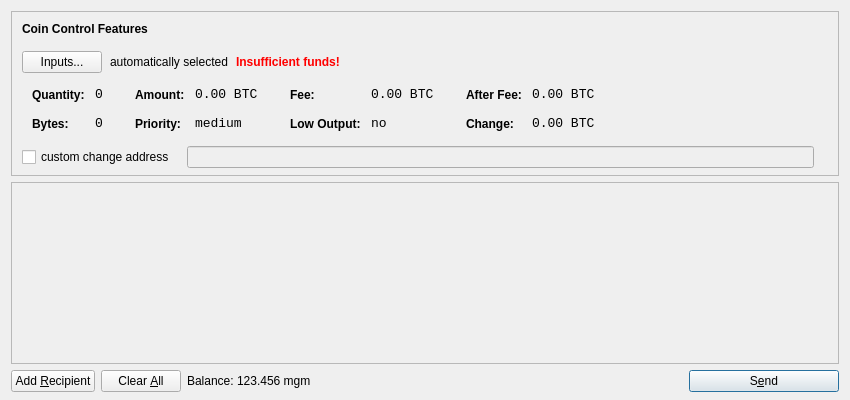
<?xml version="1.0" encoding="UTF-8"?>
<ui version="4.0">
 <class>SendCoinsDialog</class>
 <widget class="QDialog" name="SendCoinsDialog">
  <property name="geometry">
   <rect>
    <x>0</x>
    <y>0</y>
    <width>850</width>
    <height>400</height>
   </rect>
  </property>
  <property name="windowTitle">
   <string>Send Coins</string>
  </property>
  <layout class="QVBoxLayout" name="verticalLayout" stretch="0,1,0">
   <property name="bottomMargin">
    <number>8</number>
   </property>
   <item>
    <widget class="QFrame" name="frameCoinControl">
     <property name="sizePolicy">
      <sizepolicy hsizetype="Expanding" vsizetype="Expanding">
       <horstretch>0</horstretch>
       <verstretch>0</verstretch>
      </sizepolicy>
     </property>
     <property name="maximumSize">
      <size>
       <width>16777215</width>
       <height>16777215</height>
      </size>
     </property>
     <property name="frameShape">
      <enum>QFrame::StyledPanel</enum>
     </property>
     <property name="frameShadow">
      <enum>QFrame::Sunken</enum>
     </property>
     <layout class="QVBoxLayout" name="verticalLayoutCoinControl2">
      <property name="spacing">
       <number>-1</number>
      </property>
      <property name="leftMargin">
       <number>0</number>
      </property>
      <property name="topMargin">
       <number>0</number>
      </property>
      <property name="rightMargin">
       <number>0</number>
      </property>
      <property name="bottomMargin">
       <number>6</number>
      </property>
      <item>
       <layout class="QVBoxLayout" name="verticalLayoutCoinControl" stretch="0,0,0,0,1">
        <property name="spacing">
         <number>0</number>
        </property>
        <property name="leftMargin">
         <number>10</number>
        </property>
        <property name="topMargin">
         <number>10</number>
        </property>
        <item>
         <layout class="QHBoxLayout" name="horizontalLayoutCoinControl1">
          <property name="bottomMargin">
           <number>15</number>
          </property>
          <item>
           <widget class="QLabel" name="labelCoinControlFeatures">
            <property name="sizePolicy">
             <sizepolicy hsizetype="Preferred" vsizetype="Maximum">
              <horstretch>0</horstretch>
              <verstretch>0</verstretch>
             </sizepolicy>
            </property>
            <property name="font">
             <font>
              <weight>75</weight>
              <bold>true</bold>
             </font>
            </property>
            <property name="styleSheet">
             <string notr="true">font-weight:bold;</string>
            </property>
            <property name="text">
             <string>Coin Control Features</string>
            </property>
           </widget>
          </item>
         </layout>
        </item>
        <item>
         <layout class="QHBoxLayout" name="horizontalLayoutCoinControl2" stretch="0,0,0,0">
          <property name="spacing">
           <number>8</number>
          </property>
          <property name="bottomMargin">
           <number>10</number>
          </property>
          <item>
           <widget class="QPushButton" name="pushButtonCoinControl">
            <property name="styleSheet">
             <string notr="true"/>
            </property>
            <property name="text">
             <string>Inputs...</string>
            </property>
           </widget>
          </item>
          <item>
           <widget class="QLabel" name="labelCoinControlAutomaticallySelected">
            <property name="text">
             <string>automatically selected</string>
            </property>
            <property name="margin">
             <number>5</number>
            </property>
           </widget>
          </item>
          <item>
           <widget class="QLabel" name="labelCoinControlInsuffFunds">
            <property name="font">
             <font>
              <weight>75</weight>
              <bold>true</bold>
             </font>
            </property>
            <property name="styleSheet">
             <string notr="true">color:red;font-weight:bold;</string>
            </property>
            <property name="text">
             <string>Insufficient funds!</string>
            </property>
            <property name="margin">
             <number>5</number>
            </property>
           </widget>
          </item>
          <item>
           <spacer name="horizontalSpacerCoinControl">
            <property name="orientation">
             <enum>Qt::Horizontal</enum>
            </property>
            <property name="sizeHint" stdset="0">
             <size>
              <width>40</width>
              <height>1</height>
             </size>
            </property>
           </spacer>
          </item>
         </layout>
        </item>
        <item>
         <widget class="QWidget" name="widgetCoinControl" native="true">
          <property name="sizePolicy">
           <sizepolicy hsizetype="Preferred" vsizetype="Preferred">
            <horstretch>0</horstretch>
            <verstretch>0</verstretch>
           </sizepolicy>
          </property>
          <property name="minimumSize">
           <size>
            <width>0</width>
            <height>0</height>
           </size>
          </property>
          <property name="styleSheet">
           <string notr="true"/>
          </property>
          <layout class="QHBoxLayout" name="horizontalLayoutCoinControl5">
           <property name="margin">
            <number>0</number>
           </property>
           <item>
            <layout class="QHBoxLayout" name="horizontalLayoutCoinControl3" stretch="0,0,0,1">
             <property name="spacing">
              <number>20</number>
             </property>
             <property name="topMargin">
              <number>0</number>
             </property>
             <property name="bottomMargin">
              <number>10</number>
             </property>
             <item>
              <layout class="QFormLayout" name="formLayoutCoinControl1">
               <property name="horizontalSpacing">
                <number>10</number>
               </property>
               <property name="verticalSpacing">
                <number>14</number>
               </property>
               <property name="leftMargin">
                <number>10</number>
               </property>
               <property name="topMargin">
                <number>4</number>
               </property>
               <property name="rightMargin">
                <number>6</number>
               </property>
               <item row="0" column="0">
                <widget class="QLabel" name="labelCoinControlQuantityText">
                 <property name="styleSheet">
                  <string notr="true">font-weight:bold;</string>
                 </property>
                 <property name="text">
                  <string>Quantity:</string>
                 </property>
                 <property name="margin">
                  <number>0</number>
                 </property>
                </widget>
               </item>
               <item row="0" column="1">
                <widget class="QLabel" name="labelCoinControlQuantity">
                 <property name="font">
                  <font>
                   <family>Monospace</family>
                   <pointsize>10</pointsize>
                  </font>
                 </property>
                 <property name="cursor">
                  <cursorShape>IBeamCursor</cursorShape>
                 </property>
                 <property name="contextMenuPolicy">
                  <enum>Qt::ActionsContextMenu</enum>
                 </property>
                 <property name="text">
                  <string notr="true">0</string>
                 </property>
                 <property name="margin">
                  <number>0</number>
                 </property>
                 <property name="textInteractionFlags">
                  <set>Qt::LinksAccessibleByMouse|Qt::TextSelectableByKeyboard|Qt::TextSelectableByMouse</set>
                 </property>
                </widget>
               </item>
               <item row="1" column="0">
                <widget class="QLabel" name="labelCoinControlBytesText">
                 <property name="styleSheet">
                  <string notr="true">font-weight:bold;</string>
                 </property>
                 <property name="text">
                  <string>Bytes:</string>
                 </property>
                </widget>
               </item>
               <item row="1" column="1">
                <widget class="QLabel" name="labelCoinControlBytes">
                 <property name="font">
                  <font>
                   <family>Monospace</family>
                   <pointsize>10</pointsize>
                  </font>
                 </property>
                 <property name="cursor">
                  <cursorShape>IBeamCursor</cursorShape>
                 </property>
                 <property name="contextMenuPolicy">
                  <enum>Qt::ActionsContextMenu</enum>
                 </property>
                 <property name="text">
                  <string notr="true">0</string>
                 </property>
                 <property name="textInteractionFlags">
                  <set>Qt::LinksAccessibleByMouse|Qt::TextSelectableByKeyboard|Qt::TextSelectableByMouse</set>
                 </property>
                </widget>
               </item>
              </layout>
             </item>
             <item>
              <layout class="QFormLayout" name="formLayoutCoinControl2">
               <property name="horizontalSpacing">
                <number>10</number>
               </property>
               <property name="verticalSpacing">
                <number>14</number>
               </property>
               <property name="leftMargin">
                <number>6</number>
               </property>
               <property name="topMargin">
                <number>4</number>
               </property>
               <property name="rightMargin">
                <number>6</number>
               </property>
               <item row="0" column="0">
                <widget class="QLabel" name="labelCoinControlAmountText">
                 <property name="styleSheet">
                  <string notr="true">font-weight:bold;</string>
                 </property>
                 <property name="text">
                  <string>Amount:</string>
                 </property>
                 <property name="margin">
                  <number>0</number>
                 </property>
                </widget>
               </item>
               <item row="0" column="1">
                <widget class="QLabel" name="labelCoinControlAmount">
                 <property name="font">
                  <font>
                   <family>Monospace</family>
                   <pointsize>10</pointsize>
                  </font>
                 </property>
                 <property name="cursor">
                  <cursorShape>IBeamCursor</cursorShape>
                 </property>
                 <property name="contextMenuPolicy">
                  <enum>Qt::ActionsContextMenu</enum>
                 </property>
                 <property name="text">
                  <string notr="true">0.00 BTC</string>
                 </property>
                 <property name="textInteractionFlags">
                  <set>Qt::LinksAccessibleByMouse|Qt::TextSelectableByKeyboard|Qt::TextSelectableByMouse</set>
                 </property>
                </widget>
               </item>
               <item row="1" column="0">
                <widget class="QLabel" name="labelCoinControlPriorityText">
                 <property name="styleSheet">
                  <string notr="true">font-weight:bold;</string>
                 </property>
                 <property name="text">
                  <string>Priority:</string>
                 </property>
                </widget>
               </item>
               <item row="1" column="1">
                <widget class="QLabel" name="labelCoinControlPriority">
                 <property name="font">
                  <font>
                   <family>Monospace</family>
                   <pointsize>10</pointsize>
                  </font>
                 </property>
                 <property name="cursor">
                  <cursorShape>IBeamCursor</cursorShape>
                 </property>
                 <property name="contextMenuPolicy">
                  <enum>Qt::ActionsContextMenu</enum>
                 </property>
                 <property name="text">
                  <string>medium</string>
                 </property>
                 <property name="textInteractionFlags">
                  <set>Qt::LinksAccessibleByMouse|Qt::TextSelectableByKeyboard|Qt::TextSelectableByMouse</set>
                 </property>
                </widget>
               </item>
              </layout>
             </item>
             <item>
              <layout class="QFormLayout" name="formLayoutCoinControl3">
               <property name="horizontalSpacing">
                <number>10</number>
               </property>
               <property name="verticalSpacing">
                <number>14</number>
               </property>
               <property name="leftMargin">
                <number>6</number>
               </property>
               <property name="topMargin">
                <number>4</number>
               </property>
               <property name="rightMargin">
                <number>6</number>
               </property>
               <item row="0" column="0">
                <widget class="QLabel" name="labelCoinControlFeeText">
                 <property name="styleSheet">
                  <string notr="true">font-weight:bold;</string>
                 </property>
                 <property name="text">
                  <string>Fee:</string>
                 </property>
                 <property name="margin">
                  <number>0</number>
                 </property>
                </widget>
               </item>
               <item row="0" column="1">
                <widget class="QLabel" name="labelCoinControlFee">
                 <property name="font">
                  <font>
                   <family>Monospace</family>
                   <pointsize>10</pointsize>
                  </font>
                 </property>
                 <property name="cursor">
                  <cursorShape>IBeamCursor</cursorShape>
                 </property>
                 <property name="contextMenuPolicy">
                  <enum>Qt::ActionsContextMenu</enum>
                 </property>
                 <property name="text">
                  <string notr="true">0.00 BTC</string>
                 </property>
                 <property name="textInteractionFlags">
                  <set>Qt::LinksAccessibleByMouse|Qt::TextSelectableByKeyboard|Qt::TextSelectableByMouse</set>
                 </property>
                </widget>
               </item>
               <item row="1" column="0">
                <widget class="QLabel" name="labelCoinControlLowOutputText">
                 <property name="styleSheet">
                  <string notr="true">font-weight:bold;</string>
                 </property>
                 <property name="text">
                  <string>Low Output:</string>
                 </property>
                </widget>
               </item>
               <item row="1" column="1">
                <widget class="QLabel" name="labelCoinControlLowOutput">
                 <property name="font">
                  <font>
                   <family>Monospace</family>
                   <pointsize>10</pointsize>
                  </font>
                 </property>
                 <property name="cursor">
                  <cursorShape>IBeamCursor</cursorShape>
                 </property>
                 <property name="contextMenuPolicy">
                  <enum>Qt::ActionsContextMenu</enum>
                 </property>
                 <property name="text">
                  <string>no</string>
                 </property>
                 <property name="textInteractionFlags">
                  <set>Qt::LinksAccessibleByMouse|Qt::TextSelectableByKeyboard|Qt::TextSelectableByMouse</set>
                 </property>
                </widget>
               </item>
              </layout>
             </item>
             <item>
              <layout class="QFormLayout" name="formLayoutCoinControl4">
               <property name="horizontalSpacing">
                <number>10</number>
               </property>
               <property name="verticalSpacing">
                <number>14</number>
               </property>
               <property name="leftMargin">
                <number>6</number>
               </property>
               <property name="topMargin">
                <number>4</number>
               </property>
               <property name="rightMargin">
                <number>6</number>
               </property>
               <item row="0" column="0">
                <widget class="QLabel" name="labelCoinControlAfterFeeText">
                 <property name="styleSheet">
                  <string notr="true">font-weight:bold;</string>
                 </property>
                 <property name="text">
                  <string>After Fee:</string>
                 </property>
                 <property name="margin">
                  <number>0</number>
                 </property>
                </widget>
               </item>
               <item row="0" column="1">
                <widget class="QLabel" name="labelCoinControlAfterFee">
                 <property name="font">
                  <font>
                   <family>Monospace</family>
                   <pointsize>10</pointsize>
                  </font>
                 </property>
                 <property name="cursor">
                  <cursorShape>IBeamCursor</cursorShape>
                 </property>
                 <property name="contextMenuPolicy">
                  <enum>Qt::ActionsContextMenu</enum>
                 </property>
                 <property name="text">
                  <string notr="true">0.00 BTC</string>
                 </property>
                 <property name="textInteractionFlags">
                  <set>Qt::LinksAccessibleByMouse|Qt::TextSelectableByKeyboard|Qt::TextSelectableByMouse</set>
                 </property>
                </widget>
               </item>
               <item row="1" column="0">
                <widget class="QLabel" name="labelCoinControlChangeText">
                 <property name="styleSheet">
                  <string notr="true">font-weight:bold;</string>
                 </property>
                 <property name="text">
                  <string>Change:</string>
                 </property>
                </widget>
               </item>
               <item row="1" column="1">
                <widget class="QLabel" name="labelCoinControlChange">
                 <property name="font">
                  <font>
                   <family>Monospace</family>
                   <pointsize>10</pointsize>
                  </font>
                 </property>
                 <property name="cursor">
                  <cursorShape>IBeamCursor</cursorShape>
                 </property>
                 <property name="contextMenuPolicy">
                  <enum>Qt::ActionsContextMenu</enum>
                 </property>
                 <property name="text">
                  <string notr="true">0.00 BTC</string>
                 </property>
                 <property name="textInteractionFlags">
                  <set>Qt::LinksAccessibleByMouse|Qt::TextSelectableByKeyboard|Qt::TextSelectableByMouse</set>
                 </property>
                </widget>
               </item>
              </layout>
             </item>
            </layout>
           </item>
          </layout>
         </widget>
        </item>
        <item>
         <layout class="QHBoxLayout" name="horizontalLayoutCoinControl4" stretch="0,0,0">
          <property name="spacing">
           <number>12</number>
          </property>
          <property name="sizeConstraint">
           <enum>QLayout::SetDefaultConstraint</enum>
          </property>
          <property name="topMargin">
           <number>5</number>
          </property>
          <property name="rightMargin">
           <number>5</number>
          </property>
          <item>
           <widget class="QCheckBox" name="checkBoxCoinControlChange">
            <property name="text">
             <string>custom change address</string>
            </property>
           </widget>
          </item>
          <item>
           <widget class="QLineEdit" name="lineEditCoinControlChange">
            <property name="enabled">
             <bool>false</bool>
            </property>
            <property name="sizePolicy">
             <sizepolicy hsizetype="Expanding" vsizetype="Fixed">
              <horstretch>0</horstretch>
              <verstretch>0</verstretch>
             </sizepolicy>
            </property>
           </widget>
          </item>
          <item>
           <widget class="QLabel" name="labelCoinControlChangeLabel">
            <property name="sizePolicy">
             <sizepolicy hsizetype="Preferred" vsizetype="Expanding">
              <horstretch>0</horstretch>
              <verstretch>0</verstretch>
             </sizepolicy>
            </property>
            <property name="minimumSize">
             <size>
              <width>0</width>
              <height>0</height>
             </size>
            </property>
            <property name="text">
             <string/>
            </property>
            <property name="margin">
             <number>3</number>
            </property>
           </widget>
          </item>
         </layout>
        </item>
        <item>
         <spacer name="verticalSpacerCoinControl">
          <property name="orientation">
           <enum>Qt::Vertical</enum>
          </property>
          <property name="sizeHint" stdset="0">
           <size>
            <width>800</width>
            <height>1</height>
           </size>
          </property>
         </spacer>
        </item>
       </layout>
      </item>
     </layout>
    </widget>
   </item>
   <item>
    <widget class="QScrollArea" name="scrollArea">
     <property name="widgetResizable">
      <bool>true</bool>
     </property>
     <widget class="QWidget" name="scrollAreaWidgetContents">
      <property name="geometry">
       <rect>
        <x>0</x>
        <y>0</y>
        <width>830</width>
        <height>165</height>
       </rect>
      </property>
      <layout class="QVBoxLayout" name="verticalLayout_2">
       <property name="margin">
        <number>0</number>
       </property>
       <item>
        <layout class="QVBoxLayout" name="entries">
         <property name="spacing">
          <number>6</number>
         </property>
        </layout>
       </item>
       <item>
        <spacer name="verticalSpacer">
         <property name="orientation">
          <enum>Qt::Vertical</enum>
         </property>
         <property name="sizeHint" stdset="0">
          <size>
           <width>20</width>
           <height>40</height>
          </size>
         </property>
        </spacer>
       </item>
      </layout>
     </widget>
    </widget>
   </item>
   <item>
    <layout class="QHBoxLayout" name="horizontalLayout">
     <item>
      <widget class="QPushButton" name="addButton">
       <property name="toolTip">
        <string>Send to multiple recipients at once</string>
       </property>
       <property name="text">
        <string>Add &amp;Recipient</string>
       </property>
       <property name="icon">
        <iconset resource="../bitcoin.qrc">
         <normaloff>:/icons/add</normaloff>:/icons/add</iconset>
       </property>
       <property name="autoDefault">
        <bool>false</bool>
       </property>
      </widget>
     </item>
     <item>
      <widget class="QPushButton" name="clearButton">
       <property name="sizePolicy">
        <sizepolicy hsizetype="Minimum" vsizetype="Fixed">
         <horstretch>0</horstretch>
         <verstretch>0</verstretch>
        </sizepolicy>
       </property>
       <property name="toolTip">
        <string>Remove all transaction fields</string>
       </property>
       <property name="text">
        <string>Clear &amp;All</string>
       </property>
       <property name="icon">
        <iconset resource="../bitcoin.qrc">
         <normaloff>:/icons/remove</normaloff>:/icons/remove</iconset>
       </property>
       <property name="autoRepeatDelay">
        <number>300</number>
       </property>
       <property name="autoDefault">
        <bool>false</bool>
       </property>
      </widget>
     </item>
     <item>
      <layout class="QHBoxLayout" name="horizontalLayout_2">
       <property name="spacing">
        <number>3</number>
       </property>
       <item>
        <widget class="QLabel" name="label">
         <property name="text">
          <string>Balance:</string>
         </property>
        </widget>
       </item>
       <item>
        <widget class="QLabel" name="labelBalance">
         <property name="cursor">
          <cursorShape>IBeamCursor</cursorShape>
         </property>
         <property name="text">
          <string>123.456 mgm</string>
         </property>
         <property name="textInteractionFlags">
          <set>Qt::LinksAccessibleByMouse|Qt::TextSelectableByKeyboard|Qt::TextSelectableByMouse</set>
         </property>
        </widget>
       </item>
      </layout>
     </item>
     <item>
      <spacer name="horizontalSpacer">
       <property name="orientation">
        <enum>Qt::Horizontal</enum>
       </property>
       <property name="sizeHint" stdset="0">
        <size>
         <width>40</width>
         <height>20</height>
        </size>
       </property>
      </spacer>
     </item>
     <item>
      <widget class="QPushButton" name="sendButton">
       <property name="minimumSize">
        <size>
         <width>150</width>
         <height>0</height>
        </size>
       </property>
       <property name="toolTip">
        <string>Confirm the send action</string>
       </property>
       <property name="text">
        <string>S&amp;end</string>
       </property>
       <property name="icon">
        <iconset resource="../bitcoin.qrc">
         <normaloff>:/icons/send</normaloff>:/icons/send</iconset>
       </property>
       <property name="default">
        <bool>true</bool>
       </property>
      </widget>
     </item>
    </layout>
   </item>
  </layout>
 </widget>
 <resources>
  <include location="../bitcoin.qrc"/>
 </resources>
 <connections/>
</ui>
